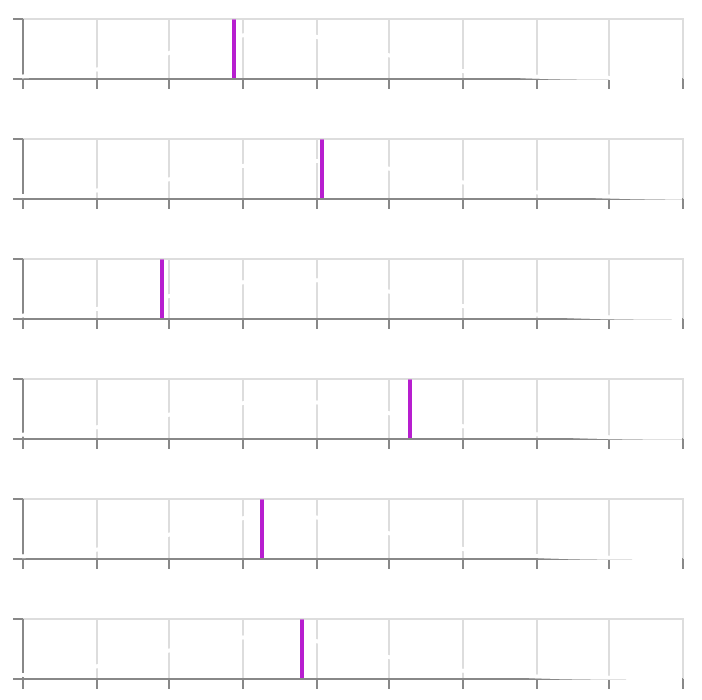

The notebook cell this image was saved under:
### Code cell
mewtwo.SHOW

### Figure 1 — Vega-Lite specification as saved in the notebook (floating-point values rounded to 4 significant figures; data arrays with more than 128 entries replaced by an {"elided": "..."} marker saying what was removed)
{"$schema": "https://vega.github.io/schema/vega-lite/v2.6.0.json", "config": {"text": {"angle": 90, "color": "white"}, "view": {"height": 300, "width": 400}}, "datasets": {"data-befba9a85dc339b9acaf9ca72544468e": [{"y": 0}, {"y": 0.0003983}, {"y": 0.0007965}, {"y": 0.001195}, {"y": 0.001593}, {"y": 0.001991}, {"y": 0.00239}, {"y": 0.002788}, {"y": 0.003186}, {"y": 0.003584}, {"y": 0.003983}, {"y": 0.004381}, {"y": 0.004779}, {"y": 0.005177}, {"y": 0.005576}, {"y": 0.005974}, {"y": 0.006372}, {"y": 0.00677}, {"y": 0.007169}, {"y": 0.007567}, {"y": 0.007965}, {"y": 0.008363}, {"y": 0.008762}, {"y": 0.00916}, {"y": 0.009558}, {"y": 0.009957}, {"y": 0.01035}, {"y": 0.01075}, {"y": 0.01115}, {"y": 0.01155}, {"y": 0.01195}, {"y": 0.01235}, {"y": 0.01274}, {"y": 0.01314}, {"y": 0.01354}, {"y": 0.01394}, {"y": 0.01434}, {"y": 0.01474}, {"y": 0.01513}, {"y": 0.01553}, {"y": 0.01593}, {"y": 0.01633}, {"y": 0.01673}, {"y": 0.01713}, {"y": 0.01752}, {"y": 0.01792}, {"y": 0.01832}, {"y": 0.01872}, {"y": 0.01912}, {"y": 0.01951}], "data-c5bd6da23d9c3f4768f2fc8f076536d8": {"elided": "1000 records"}}, "vconcat": [{"layer": [{"data": {"name": "data-c5bd6da23d9c3f4768f2fc8f076536d8"}, "encoding": {"x": {"axis": {"labels": false}, "field": "x", "title": null, "type": "quantitative"}, "y": {"axis": {"labels": false}, "field": "hp", "title": null, "type": "quantitative"}}, "height": 30, "mark": {"color": "white", "type": "line"}, "width": 330}, {"data": {"name": "data-befba9a85dc339b9acaf9ca72544468e"}, "encoding": {"x": {"value": 106}, "y": {"field": "y", "title": null, "type": "quantitative"}}, "mark": {"color": "#B71ECF", "type": "line"}}]}, {"layer": [{"data": {"name": "data-c5bd6da23d9c3f4768f2fc8f076536d8"}, "encoding": {"x": {"axis": {"labels": false}, "field": "x", "title": null, "type": "quantitative"}, "y": {"axis": {"labels": false}, "field": "attack", "title": null, "type": "quantitative"}}, "height": 30, "mark": {"color": "white", "type": "line"}, "width": 330}, {"data": {"name": "data-befba9a85dc339b9acaf9ca72544468e"}, "encoding": {"x": {"value": 150}, "y": {"field": "y", "title": null, "type": "quantitative"}}, "mark": {"color": "#B71ECF", "type": "line"}}]}, {"layer": [{"data": {"name": "data-c5bd6da23d9c3f4768f2fc8f076536d8"}, "encoding": {"x": {"axis": {"labels": false}, "field": "x", "title": null, "type": "quantitative"}, "y": {"axis": {"labels": false}, "field": "defense", "title": null, "type": "quantitative"}}, "height": 30, "mark": {"color": "white", "type": "line"}, "width": 330}, {"data": {"name": "data-befba9a85dc339b9acaf9ca72544468e"}, "encoding": {"x": {"value": 70}, "y": {"field": "y", "title": null, "type": "quantitative"}}, "mark": {"color": "#B71ECF", "type": "line"}}]}, {"layer": [{"data": {"name": "data-c5bd6da23d9c3f4768f2fc8f076536d8"}, "encoding": {"x": {"axis": {"labels": false}, "field": "x", "title": null, "type": "quantitative"}, "y": {"axis": {"labels": false}, "field": "sp_attack", "title": null, "type": "quantitative"}}, "height": 30, "mark": {"color": "white", "type": "line"}, "width": 330}, {"data": {"name": "data-befba9a85dc339b9acaf9ca72544468e"}, "encoding": {"x": {"value": 194}, "y": {"field": "y", "title": null, "type": "quantitative"}}, "mark": {"color": "#B71ECF", "type": "line"}}]}, {"layer": [{"data": {"name": "data-c5bd6da23d9c3f4768f2fc8f076536d8"}, "encoding": {"x": {"axis": {"labels": false}, "field": "x", "title": null, "type": "quantitative"}, "y": {"axis": {"labels": false}, "field": "sp_defense", "title": null, "type": "quantitative"}}, "height": 30, "mark": {"color": "white", "type": "line"}, "width": 330}, {"data": {"name": "data-befba9a85dc339b9acaf9ca72544468e"}, "encoding": {"x": {"value": 120}, "y": {"field": "y", "title": null, "type": "quantitative"}}, "mark": {"color": "#B71ECF", "type": "line"}}]}, {"layer": [{"data": {"name": "data-c5bd6da23d9c3f4768f2fc8f076536d8"}, "encoding": {"x": {"axis": {"labels": false}, "field": "x", "title": null, "type": "quantitative"}, "y": {"axis": {"labels": false}, "field": "speed", "title": null, "type": "quantitative"}}, "height": 30, "mark": {"color": "white", "type": "line"}, "width": 330}, {"data": {"name": "data-befba9a85dc339b9acaf9ca72544468e"}, "encoding": {"x": {"value": 140}, "y": {"field": "y", "title": null, "type": "quantitative"}}, "mark": {"color": "#B71ECF", "type": "line"}}]}]}
